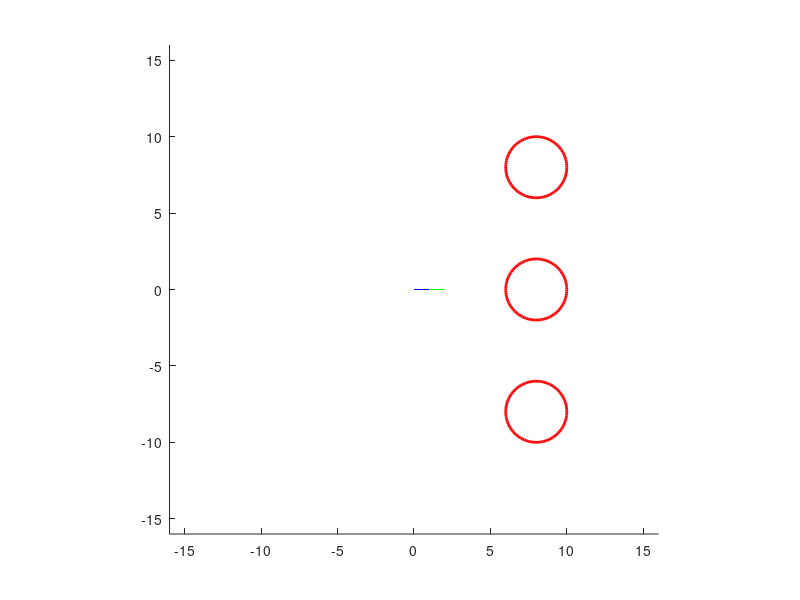

Recreate this plot in MATLAB.
 
obstacle1 = [8, 0, 2];
obstacle2 = [8, 8, 2];
obstacle3 = [8, -8, 2];
% obstacles = [];
obstacles = [obstacle1; obstacle2 ; obstacle3];
x_final1 = 0;
x_final2 = 1;
x_final3 = 2;
y_final1 = 0;
y_final2 = 0;
y_final3 = 0;

 xlim([-16  16]);
 ylim([-16  16]);
 axis square
 viscircles([8,0],2); 
 hold on;
% Clear the axes.

 viscircles([8,8],2);
 hold on;

 viscircles([8,-8],2);
 hold on;
 
     line([x_final1,x_final2],[y_final1,y_final2],'Color','blue'); 
    hold on ;
    line([x_final2,x_final3],[y_final2,y_final3],'Color','green'); 
    
    
    

for i = 1 : length(obstacles)
        obstacles(i,:);
        coff = polyfit([x_final1,x_final2],[y_final1,y_final2], 1);
        doesTouchlink2 = abs(coff(1)*obstacles(i,1) + coff(2) - obstacles(i,2))/norm([1 coff(1)]) < obstacles(i,3);
        coff = polyfit([x_final2,x_final3],[y_final2,y_final3], 1);
        doesTouchlink3 = abs(coff(1)*obstacles(i,1) + coff(2) - obstacles(i,2))/norm([1 coff(1)]) < obstacles(i,3);
        doesTouch = false;%%%%%%%%%%%%%%%%%%wrongcode
        doesTouch = doesTouchlink2 || doesTouchlink3
%         if(doesTouch == true)            
%             break;
%         else
%             continue;
%         end
end
    